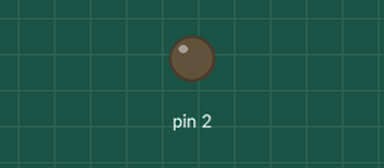
This sketch was run on a simulated Arduino Uno, built with avr-gcc and run on an emulated ATmega328P. Shown: output pins drawn as LEDs (lit = HIGH).

Above: at 0.6 s.
At 2.5 s:
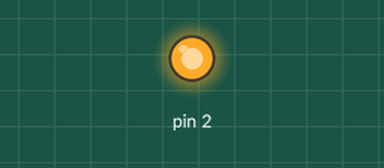
Timing chart, 0 to 6.5 s (numbered marks = the images above):
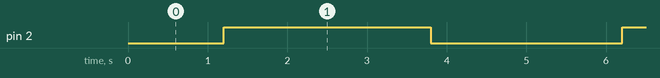

Measured:
- by itself, pin 2: alternates HIGH for 2.6 s and LOW for 2.4 s

The sketch:

LED_Fade.ino
```cpp
void setup() {
  pinMode(2,OUTPUT);
}

void loop() {
  for (int i=10;i<=255;i+=10){
    analogWrite(2,i);
    delay(100);
  }
  for (int j=255;j>=10;j-=10){
    analogWrite(2,j);
    delay(100);
  }
}
```
